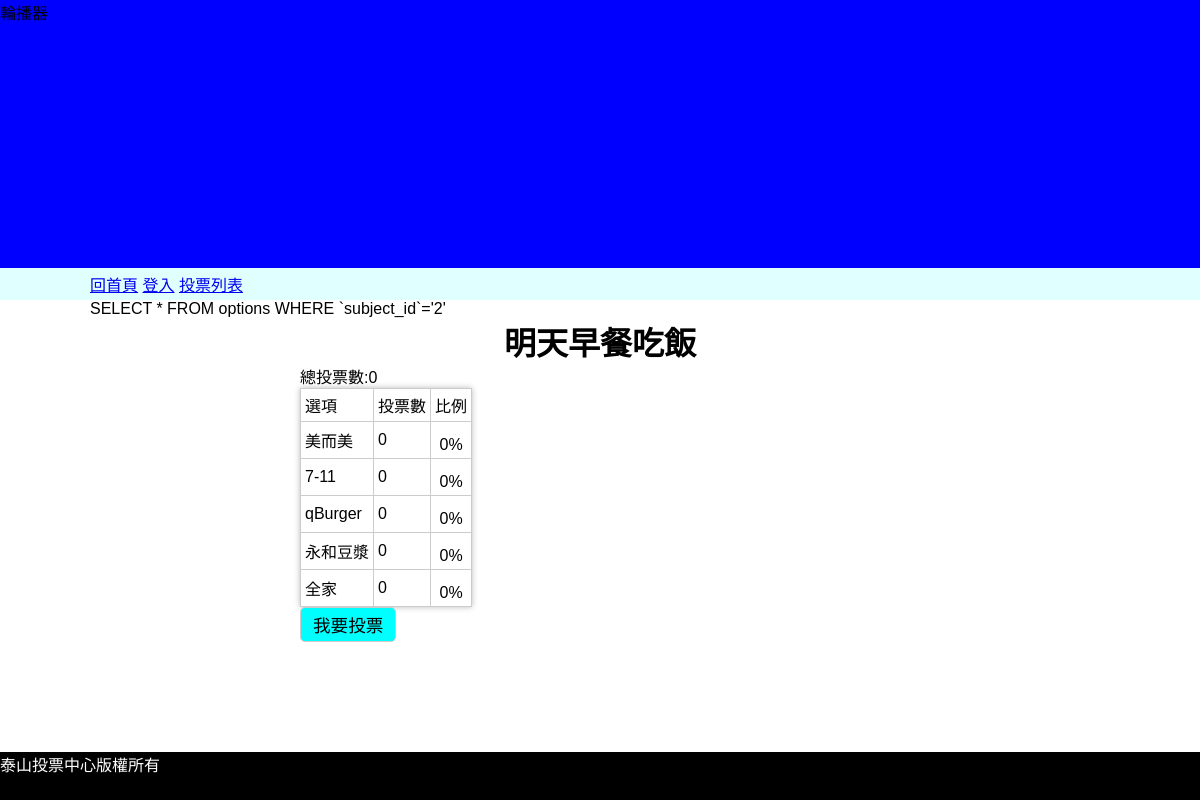
The app's page /?do=vote_result&id=2, older data.
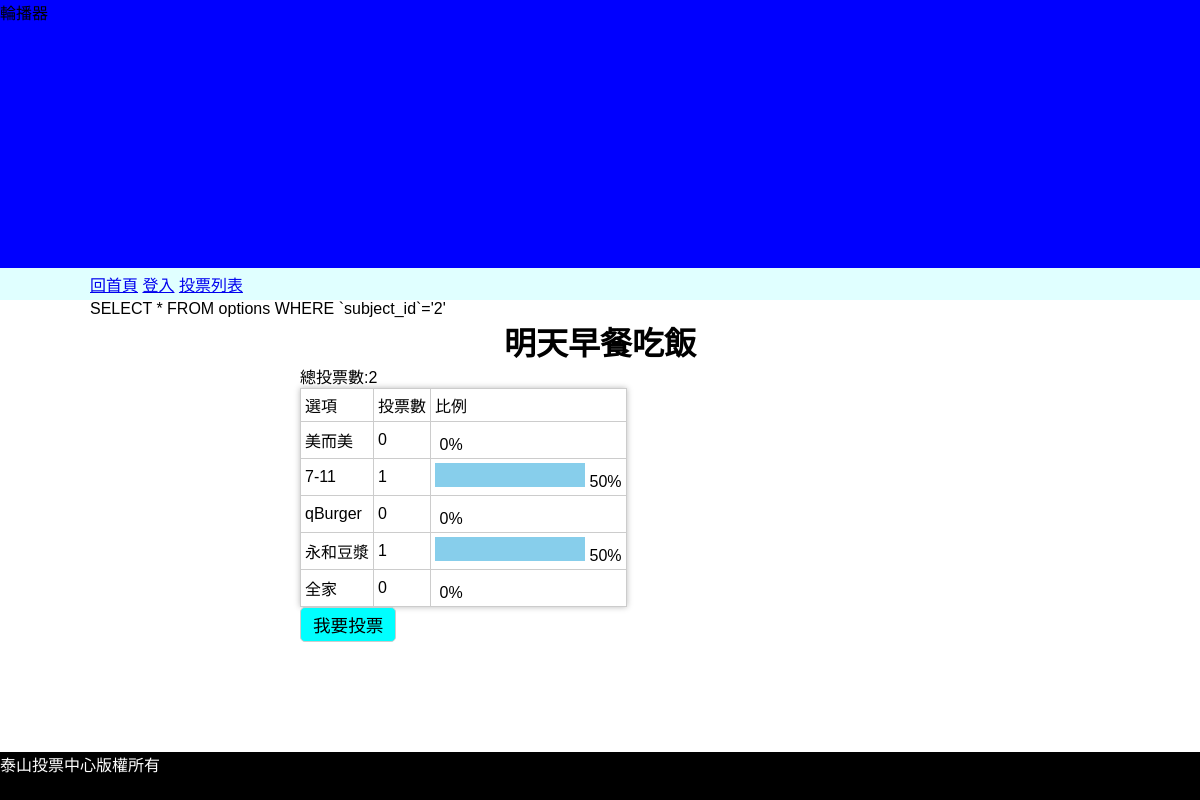
The same page, newer data.
### tables this page shows
CREATE TABLE `subjects` (
  `id` int(11) UNSIGNED NOT NULL,
  `subject` varchar(128) NOT NULL,
  `type_id` int(11) NOT NULL,
  `multiple` tinyint(1) NOT NULL DEFAULT 0,
  `multi_limit` tinyint(2) NOT NULL DEFAULT 1,
  `start` date NOT NULL,
  `end` date NOT NULL,
  `total` int(11) UNSIGNED NOT NULL DEFAULT 0
);

CREATE TABLE `options` (
  `id` int(11) UNSIGNED NOT NULL,
  `option` varchar(128) NOT NULL,
  `subject_id` int(11) NOT NULL,
  `total` int(11) NOT NULL DEFAULT 0
);

### front/vote_result.php (the view)
<?php
$subject=find("subjects",$_GET['id']);
$opts=all("options",['subject_id'=>$_GET['id']]);
?>
<h1 class="text-center"><?=$subject['subject'];?></h1>
<div style="width:600px;margin:auto">
    <div>總投票數:<?=$subject['total'];?></div>
    <table class="result-table">
        <tr>
            <td>選項</td>
            <td>投票數</td>
            <td>比例</td>
        </tr>
        <?php
        foreach($opts as $opt){
            $total=($subject['total']==0)?1:$subject['total'];
            $rate=$opt['total']/$total;
        ?>
        <tr>
            <td><?=$opt['option'];?></td>
            <td><?=$opt['total'];?></td>
            <td>
                <div style="display:inline-block;height:24px;background:skyblue;width:<?=300*$rate;?>px;"></div>
                <?=($rate*100) . "%";?>
            </td>
        </tr>
        <?php
        }
        ?>
    </table>
    <button class="btn btn-info" onclick="location.href='?do=vote&id=<?=$_GET['id'];?>'">我要投票</button>
</div>

Row changes from the older to the newer data that the page shows:
changed subjects "明天早餐吃飯": total "0" → "2"
changed options (number 2 of 5 on the later page): total "0" → "1"; $rate*100 "0" → "50"
changed options "永和豆漿": total "0" → "1"; $rate*100 "0" → "50"
